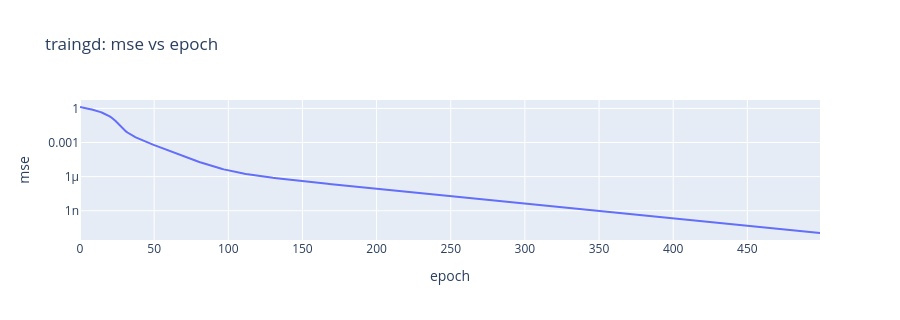

The notebook cell saved with this chart:
### Markdown cell above
### 自己用 traingd 訓練一次

`traingd` 是批次梯度下降：每個回合把四筆資料的梯度加總後更新一次。下面從 −0.5～0.5 的亂數初值開始（MATLAB 的 newff 預設用 Nguyen–Widrow 初始化 `initnw`，這裡沒有照做），
學習率 0.05、訓練 500 回合。梯度的算法見[倒傳遞網路](https://yoshiagent.github.io/IntControl/NN-NetBp.html#bp)一頁：

### Code cell
def train_gd(P, T, nh=3, lr=0.05, epochs=500, seed=1):
    r = np.random.default_rng(seed)
    W1, b1 = r.uniform(-0.5, 0.5, (nh, 2)), r.uniform(-0.5, 0.5, nh)
    W2, b2 = r.uniform(-0.5, 0.5, (1, nh)), r.uniform(-0.5, 0.5, 1)
    Q, hist = P.shape[1], []
    for ep in range(epochs):
        a1 = tansig(W1 @ P + b1[:, None]); a2 = W2 @ a1 + b2[:, None]
        e = T - a2.ravel()
        hist.append(float(np.mean(e ** 2)))
        s2 = -2 / Q * e[None, :]                        # 輸出層的敏感度
        s1 = (1 - a1 ** 2) * (W2.T @ s2)                # 隱藏層：tansig 的導數 1 − a²
        W2 -= lr * s2 @ a1.T; b2 -= lr * s2.sum(1)
        W1 -= lr * s1 @ P.T;  b1 -= lr * s1.sum(1)
    return (W1, b1, W2, b2), hist

params, hist = train_gd(Pd, Td)
print(f"訓練 500 回合後的 mse = {hist[-1]:.2e}，四點輸出 {np.round(netbp(Pd, *params), 3)}")
fig = go.Figure(go.Scatter(y=hist, mode="lines"))
fig.update_layout(title="traingd: mse vs epoch", xaxis_title="epoch", yaxis_title="mse", yaxis_type="log", height=320)
fig.show()

### Figure 1 — Plotly figure (JSON) as saved in the notebook; plotly's stock layout.template omitted (floating-point values rounded to 4 significant figures; data arrays with more than 128 entries replaced by an {"elided": "..."} marker saying what was removed)
{"data": [{"mode": "lines", "type": "scatter", "y": {"elided": "500 float values"}}], "layout": {"height": 320, "title": {"text": "traingd: mse vs epoch"}, "xaxis": {"title": {"text": "epoch"}}, "yaxis": {"title": {"text": "mse"}, "type": "log"}}}
